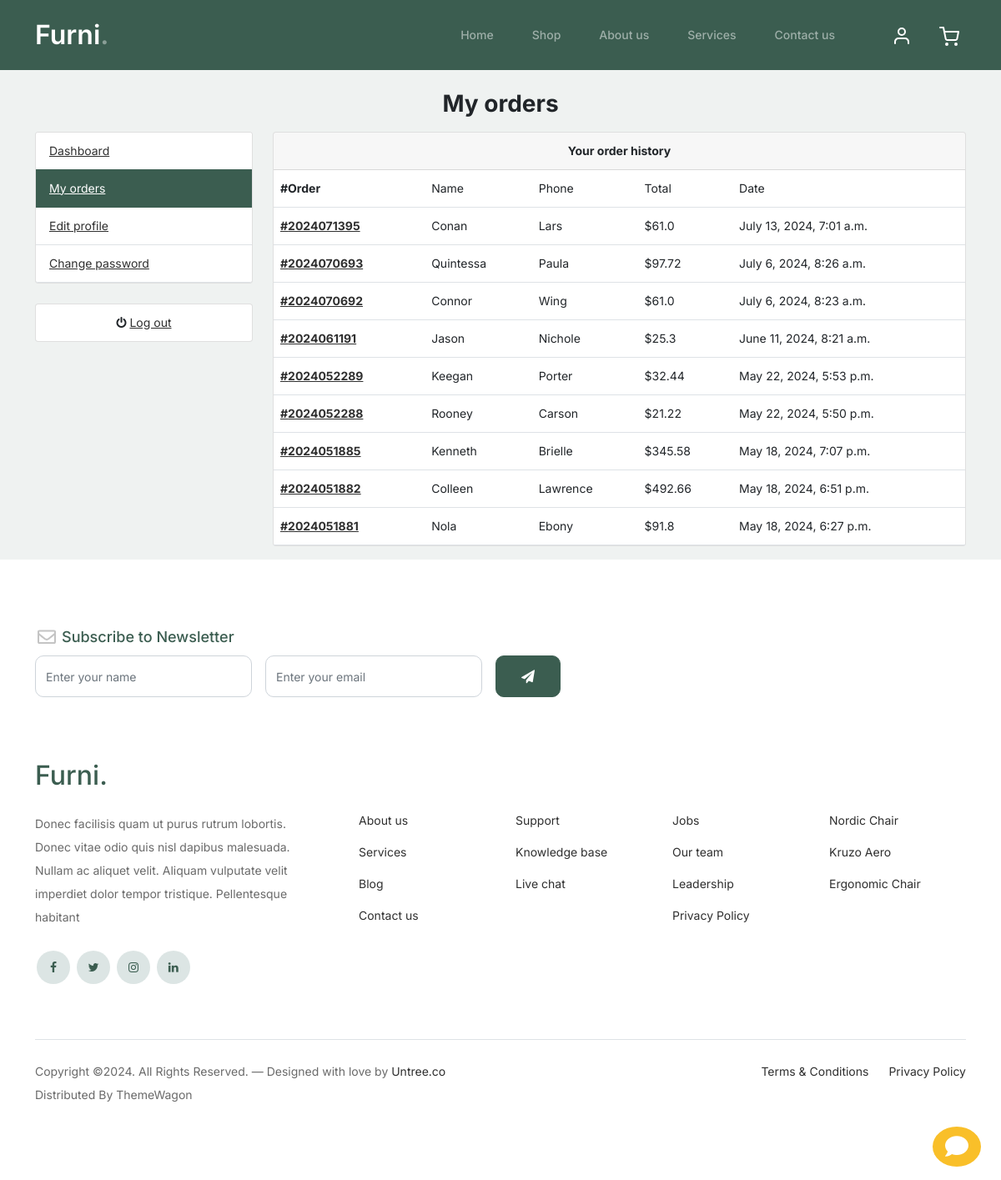
/accounts/my_orders/ (signed in), run on an earlier commit of the app's database.
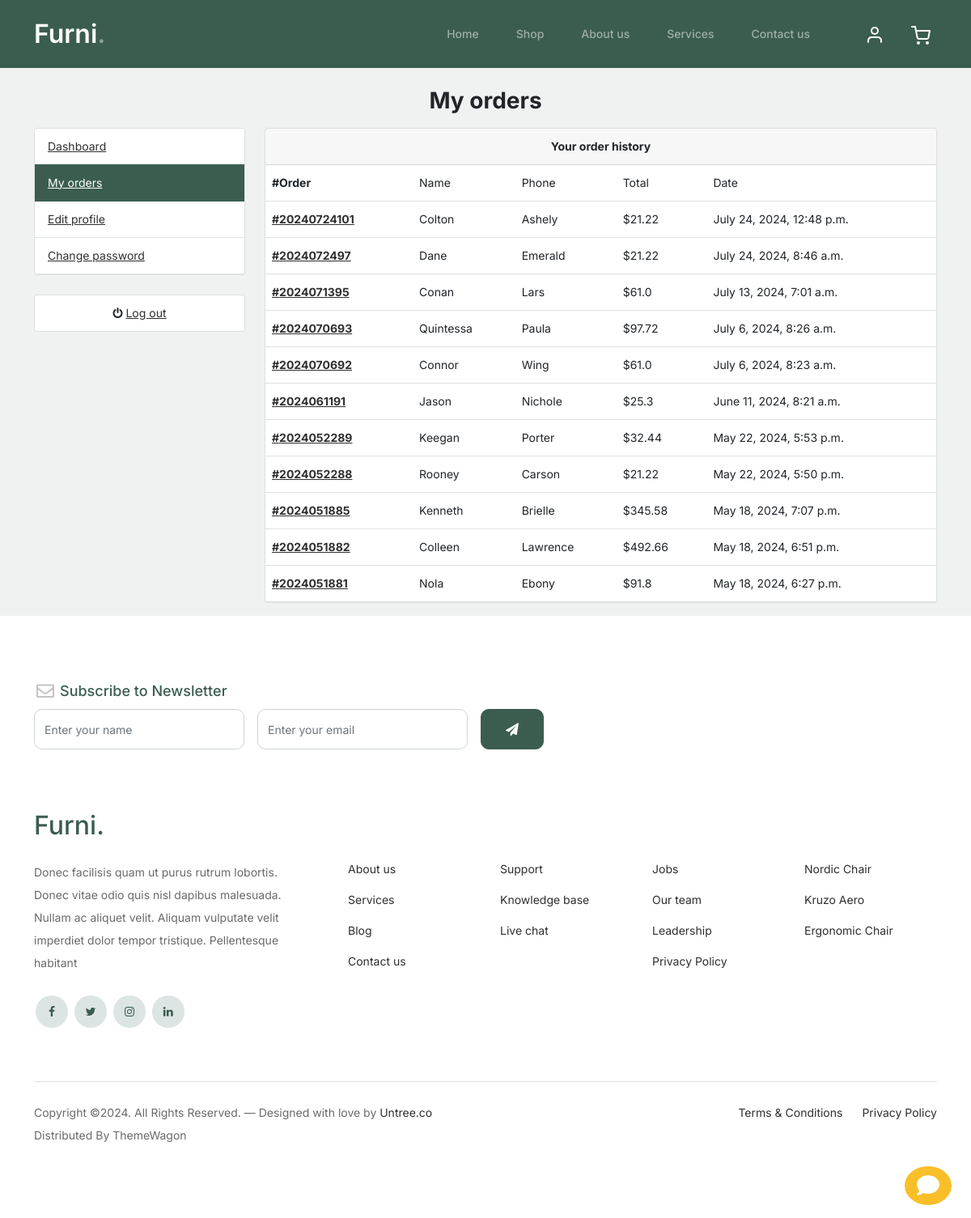
And on a later commit of the database.
### orders/models.py (models this page shows, shortened)
class Order(models.Model):
    STATUS = (
        ('New', 'New'),
        ('Accepted', 'Accepted'),
        ('Completed', 'Completed'),
        ('Cancelled', 'Cancelled'),
    )
    user = models.ForeignKey(Account, on_delete=models.SET_NULL, null=True)
    payment = models.ForeignKey(Payment, on_delete=models.SET_NULL, blank=True, null=True)
    order_number = models.CharField(max_length=20)
    first_name = models.CharField(max_length=50)
    last_name = models.CharField(max_length=20)
    phone = models.CharField(max_length=15)
    email = models.EmailField(max_length=50)
    address_line_1 = models.CharField(max_length=20)
    address_line_2 = models.CharField(max_length=20, blank=True)
    state = models.CharField(max_length=20)
    city = models.CharField(max_length=20)
    order_note = models.CharField(max_length=100, blank=True)
    order_total = models.FloatField()
    tax = models.FloatField()
    status = models.CharField(max_length=10, choices=STATUS, default='New')
    ip = models.CharField(blank=True, max_length=20)
    is_ordered = models.BooleanField(default=False)
    created_at = models.DateTimeField(auto_now_add=True)
    updated_at = models.DateTimeField(auto_now=True)

### accounts/views.py (the view)
# urls.py: path("my_orders/", views.my_orders, name='my_orders'),
@login_required(login_url='signin')
def my_orders(request):
    orders = Order.objects.filter(
        user=request.user,
        is_ordered=True
    ).order_by('-created_at')
    order_exist = orders.exists()
    context = {
        'orders': orders,
        "order_exist": order_exist
    }
    return render(request, 'accounts/my_orders.html', context)

### templates/accounts/my_orders.html (shortened to what this page needs)
{% extends 'base.html' %}
{% load static %}
{% block content %}
<section class="dashboard">
    <div class="container">
        <div class="row mt-4">
            <h3 class="text-center fw-bold text-dark mb-3">My orders</h3>
            <div class="col-md-3 d-flex flex-column">
                {% include 'includes/dashboard_sidebar.html' %}
                <div>
                    <ul class="list-group my-4">
                        <li class="list-group-item poition-relative text-center">
                            <i class="fa fa-power-off"></i>
                            <a href="{% url 'signout' %}" class="stretched-link">Log out</a>
                        </li>
                      </ul>
                </div>
            </div>
            <div class="col-md-9 mb-3">
                <div class="card">
                    <div class="card-header text-center">
                      <span class="text-dark "><b>Your order history</b>
                    </div>
                    {% if not order_exist %}
                    <div class="card-body">
                        <div class="row d-flex flex-column text-center">
                            <p>You have not purchased any prodyct yet</p>
                            <span>
                                <a
                                href="{% url 'shop' %}"
                                class="btn btn-secondary w-25"
                                >
                            Shop now
                            </a>
                            </span>
                        </div>
                    </div>
                    {% else %}
                    <table class="table mb-0 table-hover">
                        <tbody>
                            <tr>
                                <th>#Order</th>
                                <td>Name</td>
                                <td>Phone</td>
                                <td>Total</td>
                                <td>Date</td>
                            </tr>
                            {% for order in orders %}
                            <tr class="no-border">
                                <th class="position-relative">
                                    <a href="{% url 'order_detail' order.order_number %}" class="stretched-link">
                                        #{{order.order_number}}
                                    </a>
                                </th>
                                <td>{{ order.first_name }}</td>
                                <td>{{ order.phone }}</td>
                                <td>${{ order.order_total }}</td>
                                <td>{{ order.created_at }}</td>
                            </tr>
                            {% endfor %}
                        </tbody>
                    </table>
                    {% endif %}
                </div>
            </div>
        </div>
    </div>
</section>
{% endblock %}

### templates/base.html (shortened to what this page needs)
{% load static %}
<!DOCTYPE html>
<html lang="en">
  <head>
    <link href="{% static 'css/bootstrap.min.css' %}" rel="stylesheet" />
    <link
      href="https://cdnjs.cloudflare.com/ajax/libs/font-awesome/6.0.0-beta3/css/all.min.css"
      rel="stylesheet"
    />
    <link
      rel="stylesheet"
      href="https://cdnjs.cloudflare.com/ajax/libs/font-awesome/4.7.0/css/font-awesome.min.css"
    />
    <link href="{% static 'css/tiny-slider.css' %}" rel="stylesheet" />
    <link href="{% static 'css/style.css' %}" rel="stylesheet" />
    <link href="{% static 'css/custom.css' %}" rel="stylesheet" />
  </head>
  <body>
    {% include 'includes/navbar.html' %}
    {% block content %}{% endblock %}
    {% include 'includes/chat.html' %}
    {% include 'includes/footer.html' %}
  </body>
</html>

### templates/includes/navbar.html (shortened to what this page needs)
{% load static %}
<nav class="custom-navbar navbar navbar navbar-expand-md navbar-dark bg-dark" arial-label="Furni navigation bar">
    <div class="container">
        <a class="navbar-brand" href="{% url 'home' %}">Furni<span>.</span></a>
        <div class="collapse navbar-collapse" id="navbarsFurni">
            <ul class="custom-navbar-nav navbar-nav ms-auto mb-2 mb-md-0">
                <li class="{% if request.path == '/' %}active{% endif %}"><a class="nav-link" href="{% url 'home' %}">Home</a></li>
                <li class="{% if '/shop/' in request.path %}active{% endif %}"><a class="nav-link" href="{% url 'shop' %}">Shop</a></li>
                <li class="{% if '/about/' in request.path %}active{% endif %}"><a class="nav-link" href="{% url 'about' %}">About us</a></li>
                <li class="{% if '/service/' in request.path %}active{% endif %}"><a class="nav-link" href="{% url 'service' %}">Services</a></li>
                <li class="{% if '/contact/' in request.path %}active{% endif %}"><a class="nav-link" href="{% url 'contact' %}">Contact us</a></li>
            </ul>
            <ul class="custom-navbar-cta navbar-nav mb-2 mb-md-0 ms-5">
                <li><a class="nav-link" href="{% url 'dashboard' %}"><img src="{% static 'images/user.svg' %}"></a></li>
                <li>
                    <a  href="{% url 'cart' %}"  class="header-icon">
                        <div class="nav-link">
                            <img src="{% static 'images/cart.svg' %}" class="position-relative">
                        </div>
                    </a>
                </li>
            </ul>
        </div>
    </div>
</nav>

### templates/includes/alerts.html (shortened to what this page needs)
{% load static %}

### templates/includes/dashboard_sidebar.html
{% load static %}
<div class="card links">
    <ul class="list-group list-group-flush">
        <li class="list-group-item border-bottom poition-relative {% if '/accounts/' == request.path or '/dashboard/' in request.path %}active{% endif %}">
            <a href="{% url 'dashboard' %}" class="stretched-link">Dashboard</a>
        </li>
        <li class="list-group-item border-bottom poition-relativ {% if '/my_orders/' in request.path %}active{% endif %}">
            <a href="{% url 'my_orders' %}" class="stretched-link">My orders</a>
        </li>
        <li class="list-group-item border-bottom position-relative {% if '/edit_profile/' in request.path %}active{% endif %}">
            <a href="{% url 'edit_profile' %}" class="stretched-link">Edit profile</a>
        </li>
        <li class="list-group-item border-bottom position-relative {% if '/changepassword/' in request.path %}active{% endif %}">
            <a href="{% url 'changepassword' %}" class="stretched-link">Change password</a>
        </li>
    </ul>
</div>

### templates/includes/chat.html (shortened to what this page needs)
<section class="container">
  <div class="chat-icon" id="chat-icon">
    <div class="position-fixed bottom-0 end-0 me-4 mb-3 z-5">
      <a id="chatToggleIcon">
        <i class="fas fa-comment fa-2x text-white shake chat-toggle"></i>
      </a>
    </div>
  </div>
</section>

### templates/includes/footer.html (shortened to what this page needs)
{% load static %}
<footer class="footer-section">
    <div class="container">
        <div class="row">
            <div class="col-lg-8">
                <div class="subscription-form">
                    <h3 class="d-flex align-items-center"><span class="me-1"><img src="{% static 'images/envelope-outline.svg' %}" alt="Image" class="img-fluid"></span><span>Subscribe to Newsletter</span></h3>
                    <form action="#" class="row g-3 align-items-center">
                        <div class="col-auto">
                            <input type="text" class="form-control" placeholder="Enter your name">
                        </div>
                        <div class="col-auto">
                            <input type="email" class="form-control" placeholder="Enter your email">
                        </div>
                        <div class="col-auto">
                            <button class="btn btn-primary">
                                <span class="fa fa-paper-plane"></span>
                            </button>
                        </div>
                    </form>
                </div>
            </div>
        </div>
        <div class="row g-5 mb-5">
            <div class="col-lg-4">
                <div class="mb-4 footer-logo-wrap"><a href="#" class="footer-logo">Furni<span>.</span></a></div>
                <p class="mb-4">Donec facilisis quam ut purus rutrum lobortis. Donec vitae odio quis nisl dapibus
                    malesuada. Nullam ac aliquet velit. Aliquam vulputate velit imperdiet dolor tempor tristique.
                    Pellentesque habitant</p>
                <ul class="list-unstyled custom-social">
                    <li><a href="#"><span class="fa fa-brands fa-facebook-f"></span></a></li>
                    <li><a href="#"><span class="fa fa-brands fa-twitter"></span></a></li>
                    <li><a href="#"><span class="fa fa-brands fa-instagram"></span></a></li>
                    <li><a href="#"><span class="fa fa-brands fa-linkedin"></span></a></li>
                </ul>
            </div>
            <div class="col-lg-8">
                <div class="row links-wrap">
                    <div class="col-6 col-sm-6 col-md-3">
                        <ul class="list-unstyled">
                            <li><a href="{% url 'about' %}">About us</a></li>
                            <li><a href="{% url 'service' %}">Services</a></li>
                            <li><a href="#">Blog</a></li>
                            <li><a href="{% url 'contact' %}">Contact us</a></li>
                        </ul>
                    </div>
                    <div class="col-6 col-sm-6 col-md-3">
                        <ul class="list-unstyled">
                            <li><a href="#">Support</a></li>
                            <li><a href="#">Knowledge base</a></li>
                            <li><a href="#">Live chat</a></li>
                        </ul>
                    </div>
                    <div class="col-6 col-sm-6 col-md-3">
                        <ul class="list-unstyled">
                            <li><a href="#">Jobs</a></li>
                            <li><a href="{% url 'about' %}">Our team</a></li>
                            <li><a href="#">Leadership</a></li>
                            <li><a href="#">Privacy Policy</a></li>
                        </ul>
                    </div>
                    <div class="col-6 col-sm-6 col-md-3">
                        <ul class="list-unstyled">
                            <li><a href="#">Nordic Chair</a></li>
                            <li><a href="#">Kruzo Aero</a></li>
                            <li><a href="#">Ergonomic Chair</a></li>
                        </ul>
                    </div>
                </div>
            </div>
        </div>
        <div class="border-top copyright">
            <div class="row pt-4">
                <div class="col-lg-6">
                    <p class="mb-2 text-center text-lg-start">Copyright &copy;. All Rights Reserved. &mdash; Designed with love by <a href="https://untree.co">Untree.co</a> Distributed By <a hreff="https://themewagon.com">ThemeWagon</a>
    </p>
                </div>
                <div class="col-lg-6 text-center text-lg-end">
                    <ul class="list-unstyled d-inline-flex ms-auto">
                        <li class="me-4"><a href="#">Terms &amp; Conditions</a></li>
                        <li><a href="#">Privacy Policy</a></li>
                    </ul>
                </div>
            </div>
        </div>
    </div>
</footer>
</body>
</html>

What changed in the data, as far as the page shows it:
added Order: order_number "20240724101", first_name "Colton", phone "Ashely", order_total "21.22", created_at "July 24, 2024, 12:48 p.m."
added Order: order_number "2024072497", first_name "Dane", phone "Emerald", order_total "21.22", created_at "July 24, 2024, 8:46 a.m."
